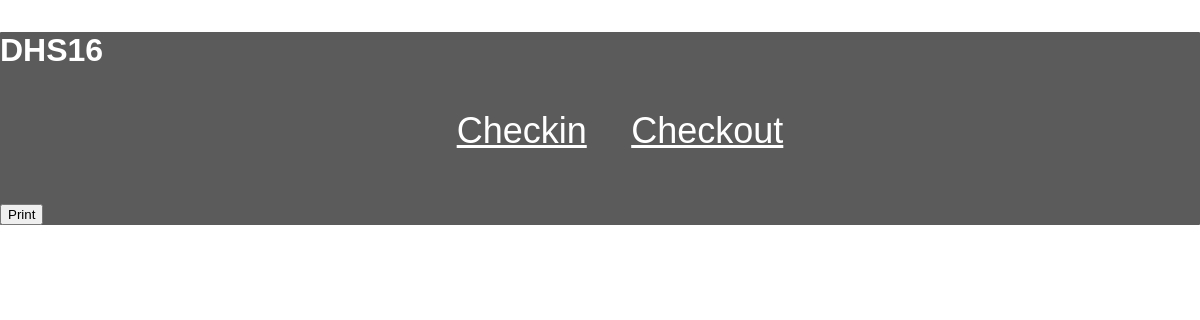
The page /receipt.php?social=199605307371 on the database as committed earlier.
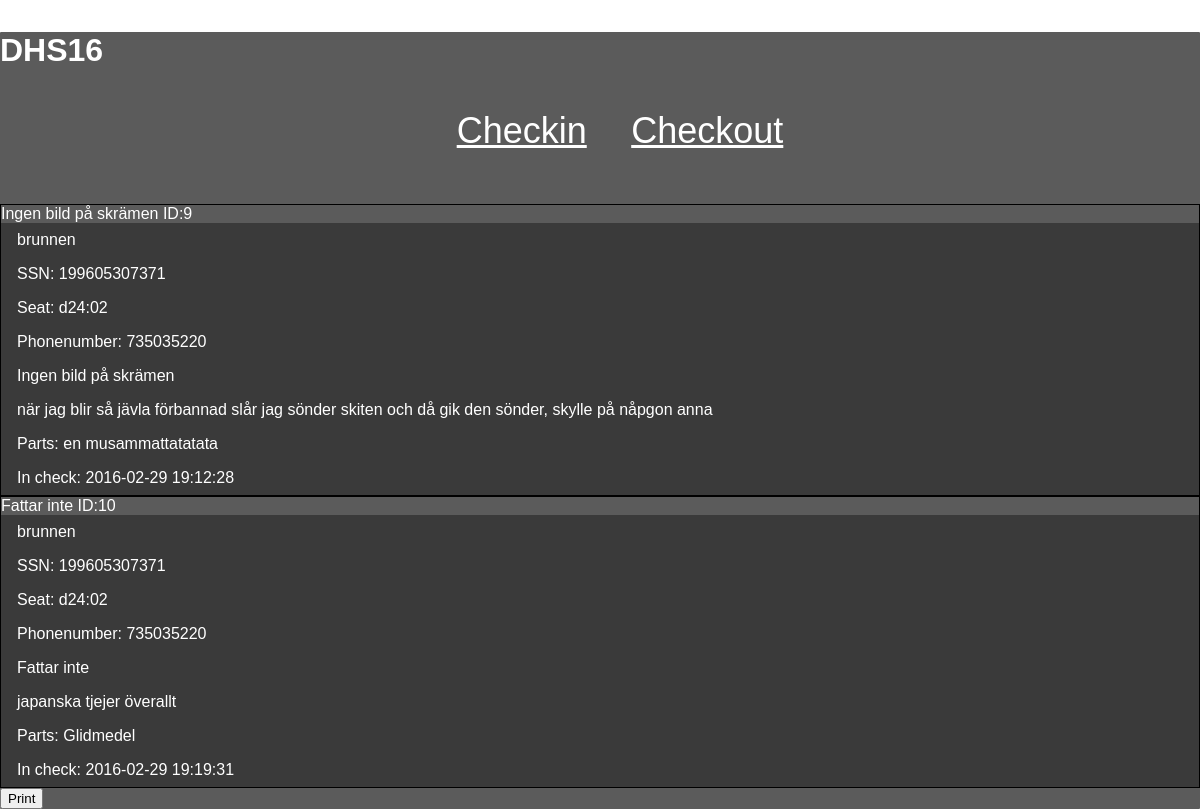
The same page on the database as committed later.
### tables this page shows
CREATE TABLE `dhs16_problem` (
  `id` int(11) NOT NULL,
  `header` text NOT NULL,
  `description` text NOT NULL,
  `parts` text NOT NULL,
  `name` text NOT NULL,
  `social` text NOT NULL,
  `check_in` datetime NOT NULL,
  `check_out` datetime NOT NULL
);

CREATE TABLE `dhs16_user` (
  `id` int(11) NOT NULL,
  `name` text NOT NULL,
  `phone` int(11) NOT NULL,
  `seat` text NOT NULL,
  `social` text NOT NULL
);

### receipt.php (the view, shortened to what this page needs)
<!DOCTYPE >
<html>
	<head>
		<link href="css/css.css" rel="stylesheet" type="text/css">
	</head>
	<body>
		<div class="pageContainer">
			<header>
				<h1>DHS16</h1>
				<nav class="mainNav no-print">
					<ul>
						<li><a href="index.php">Checkin</a></li>
						<li><a href="receipt.php">Checkout</a></li>
					</ul>
				</nav>
			</header>
<?php
	include 'check/db.inc.php';
	$sql = "SELECT * FROM `dhs16_user` WHERE `social` = ?";
	$sth = $db->prepare($sql);
	$sth->bindParam( 1, $_GET['social']);
	$sth->execute();
	$sqlProblem = "SELECT * FROM `dhs16_problem` WHERE `social` = ?";
	$sthProblem = $db->prepare($sqlProblem);
	$sthProblem->bindParam( 1, $_GET['social']);
	$sthProblem->execute();
 	while($row = $sth->fetch(PDO::FETCH_ASSOC)) {
 		while($rowProblem = $sthProblem->fetch(PDO::FETCH_ASSOC)) {
 		?>
			<main id="check">
				<header>
					<?php echo $rowProblem['header']." ID:".$rowProblem['id'];?>
				</header>
				<div class="user">
					<section>
						<?php echo $row['name']?>
					</section>
					<section class="no-print">
						<?php echo "SSN: ".$row['social']?>
					</section>
					<section>
						<?php echo "Seat: ".$row['seat']?>
					</section>
					<section class="no-print">
						<?php echo "Phonenumber: ".$row['phone']?>
					</section>
				</div>
				<div class="problem">
					<section>
						<?php echo $rowProblem['header']?>
					</section>
					<section>
						<?php echo $rowProblem['description']?>
					</section>
					<section>
						<?php echo "Parts: ".$rowProblem['parts']?>
					</section>
					<section>
						<?php echo "In check: ".$rowProblem['check_in']?>
					</section>
				</div>
			</main>
	<?php
		}
	}
	?>
			<button id="print" class="no-print">Print</button>
		</div>
	</body>
</html>

### css/css.css (style rules this page uses)
body { margin: 0; padding: 0; background:url(../pic/pic1.jpg); background-size:cover; color:#FFF; font-family: sans-serif; }
.pageContainer { max-width: 1200px; margin: 0 auto; background-color: rgba(51,51,51,0.8); border-radius:1px; }
.pageContainer>header { margin: 32px 0; }
.mainNav ul { text-align: center; }
.mainNav li { display: inline-block; padding: 20px; }
.mainNav ul li a { font-size:36px; color:#FFF; }
#check { border:solid 1px #000; overflow:hidden; }
#check .user, #check .problem { background-color: rgba(51,51,51,0.8); }
#check section { padding:8px 16px; }

Rows that differ between the two databases and show on the page:
now on this page (row unchanged): dhs16_user: name "brunnen", social "199605307371", seat "d24:02", phone "735035220"
added dhs16_problem: header "Ingen bild på skrämen", id "9", description "när jag blir så jävla förbannad slår jag sönder skiten och då gik den sönder, skylle på nåpgon anna", parts "en musammattatatata", check_in "2016-02-29 19:12:28"
added dhs16_problem: header "Fattar inte", id "10", description "japanska tjejer överallt", parts "Glidmedel", check_in "2016-02-29 19:19:31"
